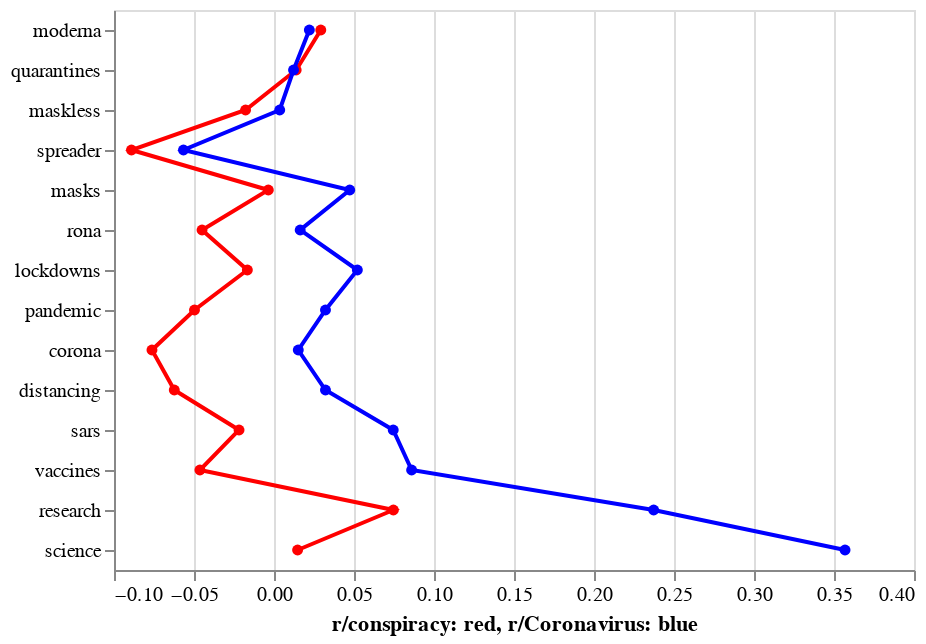

The code cell stored with this chart in its notebook:
### Code cell
proj_sims_chart = plot_sem_axis(proj_sims, models)
proj_sims_chart

### Figure 1 — Vega-Lite specification as saved in the notebook (floating-point values rounded to 4 significant figures)
{"config": {"view": {"continuousWidth": 400, "continuousHeight": 300}}, "layer": [{"mark": {"type": "line", "color": "red", "point": {"color": "red"}}, "encoding": {"x": {"field": "conspiracy", "title": "r/conspiracy: red", "type": "quantitative"}, "y": {"field": "lex", "sort": {"field": "SimDiff"}, "title": "", "type": "nominal"}}}, {"mark": {"type": "line", "color": "blue", "point": {"color": "blue"}}, "encoding": {"x": {"field": "Coronavirus", "title": "r/Coronavirus: blue", "type": "quantitative"}, "y": {"field": "lex", "sort": {"field": "SimDiff"}, "title": "", "type": "nominal"}}}], "data": {"name": "data-2911885988033a2c102b5d06089afd11"}, "title": "", "$schema": "https://vega.github.io/schema/vega-lite/v4.17.0.json", "datasets": {"data-2911885988033a2c102b5d06089afd11": [{"lex": "science", "Coronavirus": 0.3569, "conspiracy": 0.01475, "SimDiff": 0.3421}, {"lex": "research", "Coronavirus": 0.2373, "conspiracy": 0.07462, "SimDiff": 0.1627}, {"lex": "vaccines", "Coronavirus": 0.08602, "conspiracy": -0.0463, "SimDiff": 0.1323}, {"lex": "sars", "Coronavirus": 0.07451, "conspiracy": -0.02186, "SimDiff": 0.09637}, {"lex": "distancing", "Coronavirus": 0.03216, "conspiracy": -0.06232, "SimDiff": 0.09448}, {"lex": "corona", "Coronavirus": 0.01517, "conspiracy": -0.07628, "SimDiff": 0.09145}, {"lex": "pandemic", "Coronavirus": 0.03217, "conspiracy": -0.04969, "SimDiff": 0.08186}, {"lex": "lockdowns", "Coronavirus": 0.0521, "conspiracy": -0.01666, "SimDiff": 0.06876}, {"lex": "rona", "Coronavirus": 0.01637, "conspiracy": -0.04497, "SimDiff": 0.06134}, {"lex": "masks", "Coronavirus": 0.04734, "conspiracy": -0.003555, "SimDiff": 0.0509}, {"lex": "spreader", "Coronavirus": -0.05658, "conspiracy": -0.08909, "SimDiff": 0.0325}, {"lex": "maskless", "Coronavirus": 0.003571, "conspiracy": -0.01777, "SimDiff": 0.02134}, {"lex": "quarantines", "Coronavirus": 0.01222, "conspiracy": 0.01387, "SimDiff": -0.001645}, {"lex": "moderna", "Coronavirus": 0.02208, "conspiracy": 0.02925, "SimDiff": -0.007166}]}}
